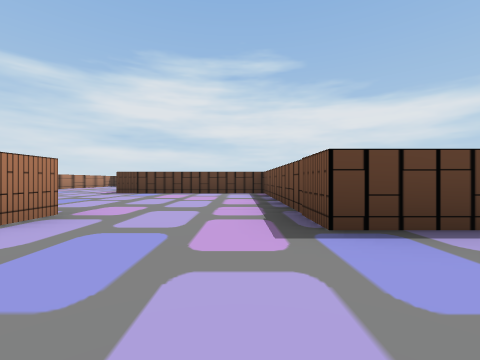
[1] (above)

23 first-person views from a walk through a Unity game level. The camera is 0.37 m above the floor, looks level and sees 90° across. The floor is counted in squares, 1 m on a side. Each view is taken from the middle of a square. On the plan, view 1 faces up. The plan holds only what a view shows up to about 9 squares ahead; the rest is blank. The place goes on beyond the plan. The player is left out.

[2]
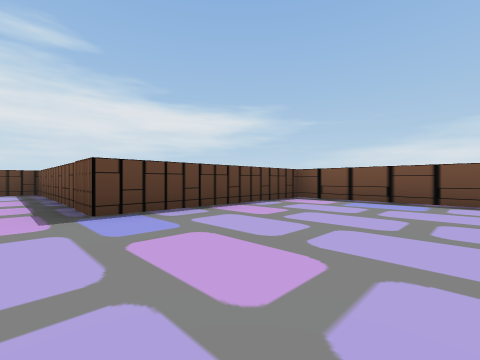

[3]
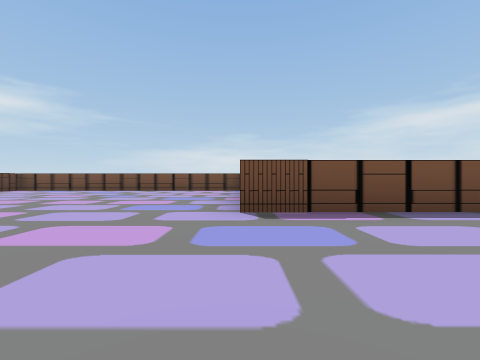

[4]
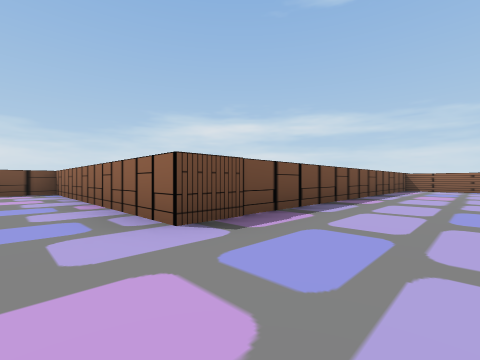

[5]
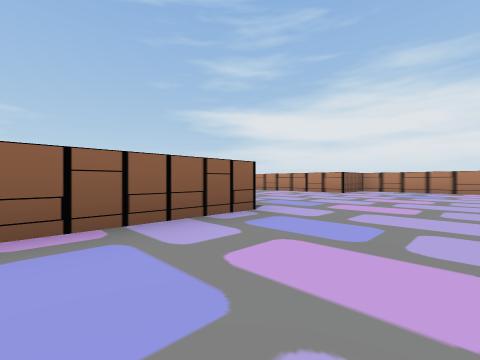

[6]
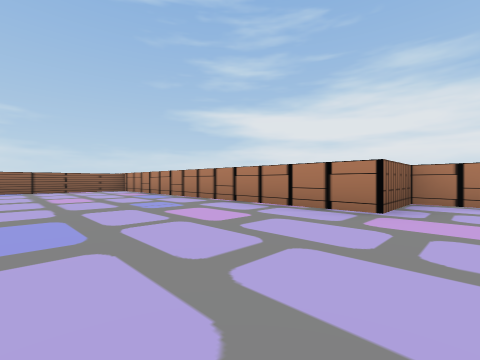

[7]
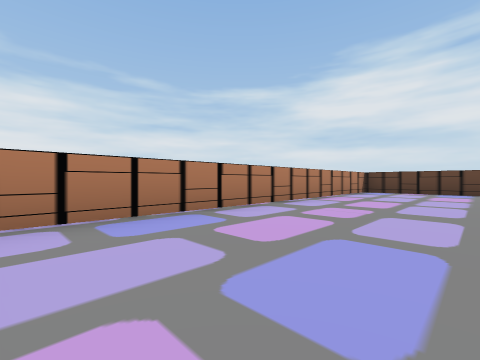

[8]
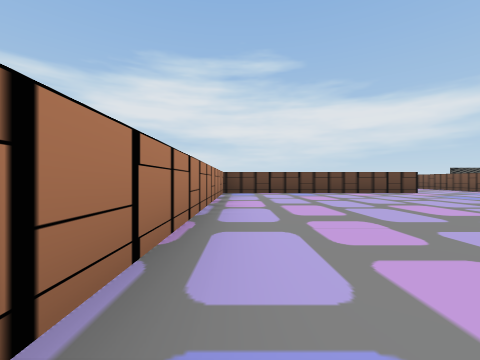

[9]
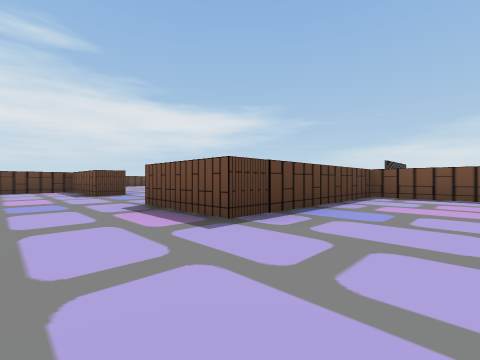

[10]
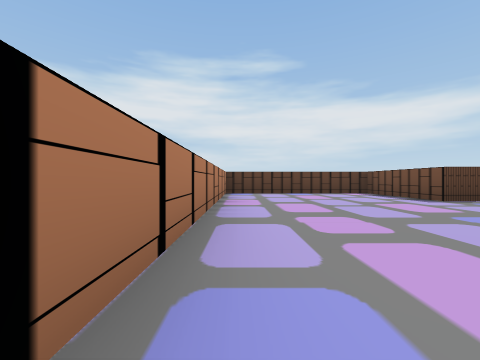

[11]
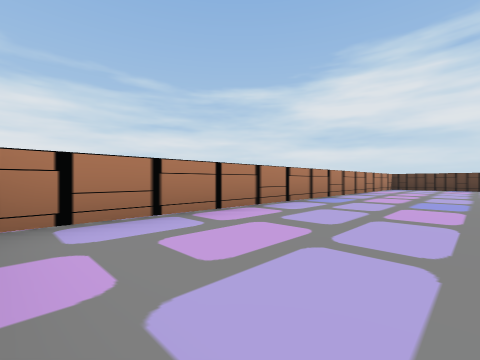

[12]
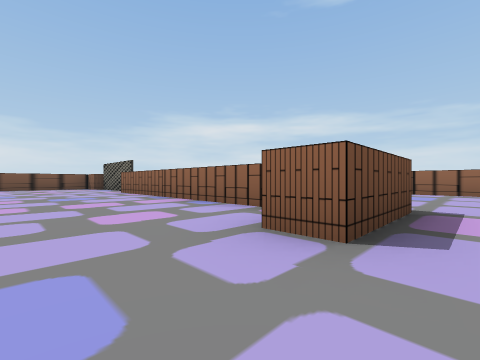

[13]
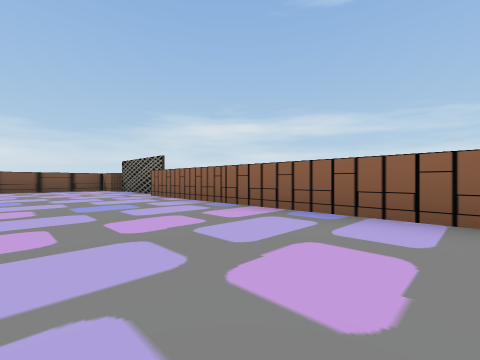

[14]
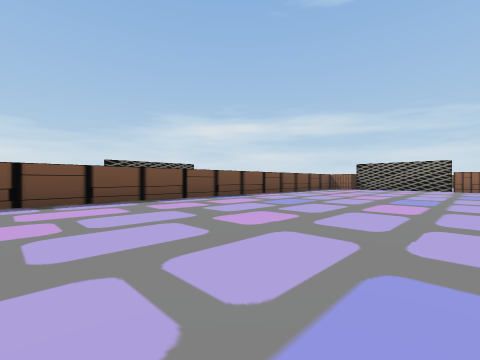

[15]
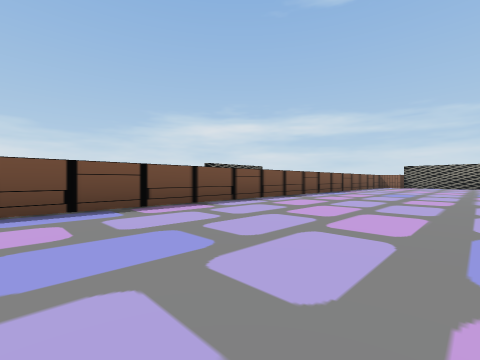

[16]
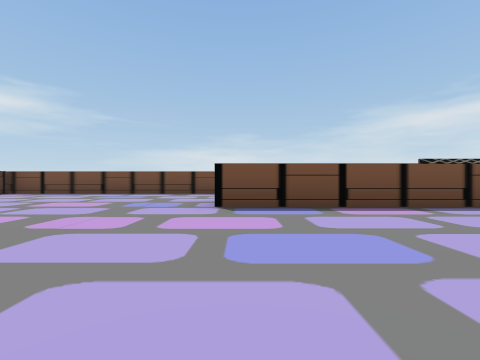

[17]
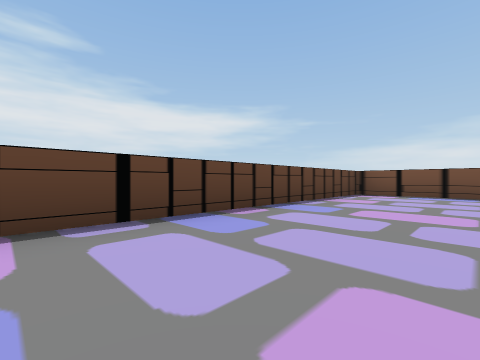

[18]
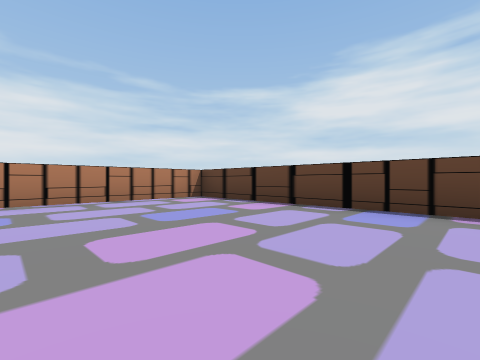

[19]
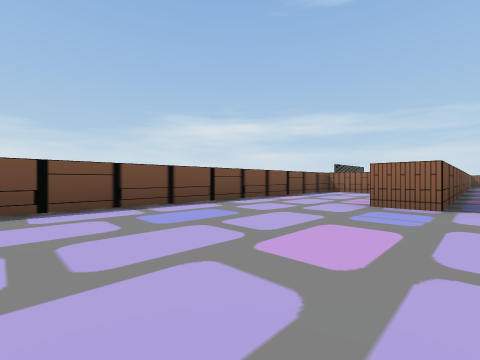

[20]
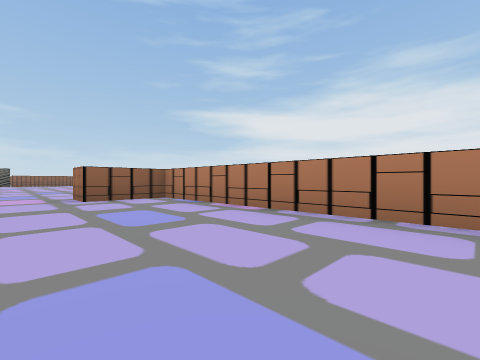

[21]
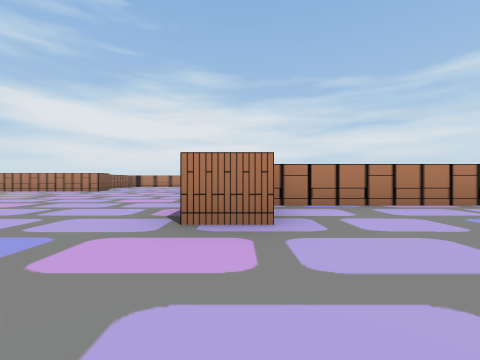

[22]
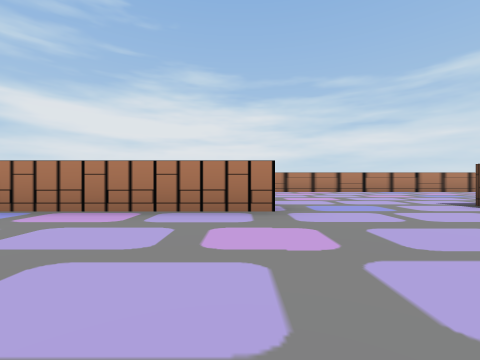

[23]
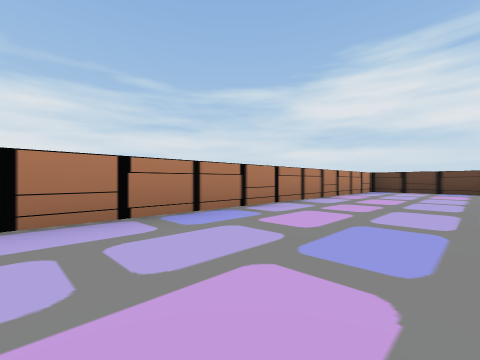

### Floor plan
Points are (right, up) in squares from view 1. A wall is a line through its corners. A room is listed if a view was taken in it or the views show most of it. See-through windows are left out.
Room 1 (views 1, 2, 3, 4, 5, 6, 7, 8)
walls: (-2, 2.6) (-2, 1.8) (-7.4, 1.8) (-7.4, -6.7) (-6, -6.7) (-6, -14.5) (-1.2, -14.5) (-1.2, -6) (4.6, -6) (4.6, 1.8) (0.7, 1.8)
ways out: opening at (-0.5, 2) to room 2
Room 2 (views 9, 10, 11, 12, 13, 14, 15, 16, 17, 18, 19, 20, 21, 22, 23)
walls: (-3.5, 15.4) (-2.8, 15.4) (-2.8, 12.1); (-2.8, 11.2) (-3.4, 11.2) (-3.4, 13.7) (-7.5, 13.7); (-7.4, 13.4) (-7.4, 3); (-2, 7.4) (3.6, 7.4); (9.1, 16.7) (10.5, 16.7) (10.5, 26.2) (1.5, 26.2) (1.5, 20.3) (3, 20.3) (3, 19.5); (3.5, 7.1) (6.5, 7.1); (6.5, 7.4) (7.3, 7.4) (7.3, 20.3) (8.1, 20.3); (-5, 26.2) (-7.4, 26.2) (-7.4, 16); (-4, 2.6) (-2.8, 2.6); (0.7, 1.8) (0.7, 6.7) (-3.4, 6.7) (-3.4, 8.6) (-2.8, 8.6)
ways out: opening at (-0.5, 2) to room 1

Where each view was taken, in squares from view 1:
view 1: 0 up, 0 right, facing up
view 2: 1 down, 0 right, facing up-right
view 3: 6 down, 4 left, facing right
view 4: 5 down, 3 left, facing down-right
view 5: 4 down, 1 right, facing down-left
view 6: 6 down, 3 left, facing down-left
view 7: 6 down, 5 left, facing up-left
view 8: 5 down, 7 left, facing up
view 9: 5 up, 5 left, facing up-right
view 10: 7 up, 7 left, facing up
view 11: 3 up, 5 left, facing up-left
view 12: 10 up, 4 left, facing down-right
view 13: 10 up, 2 left, facing down-right
view 14: 17 up, 3 right, facing down-right
view 15: 20 up, 4 right, facing down-right
view 16: 20 up, 4 right, facing right
view 17: 24 up, 4 right, facing up-right
view 18: 23 up, 6 right, facing up-left
view 19: 24 up, 7 right, facing down-right
view 20: 25 up, 4 right, facing down-left
view 21: 20 up, 5 right, facing left
view 22: 15 up, 0 right, facing left
view 23: 18 up, 5 left, facing up-left
